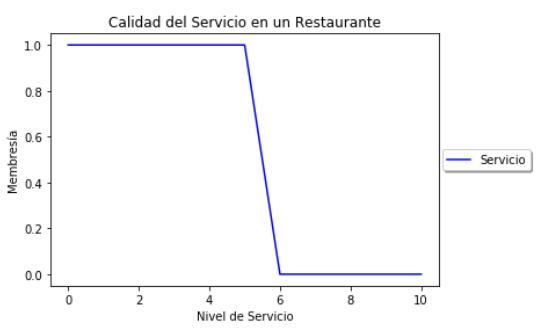

Source code (Python):
import numpy as np
import skfuzzy as sk
import matplotlib.pyplot as plt

x= np.arange(0, 11, 1)
vd_trapezoidal = sk.trapmf (x, [0,0,5,5])

plt.figure()
plt.plot(x, vd_trapezoidal, 'b', linewidth=1.5, label='Servicio')

plt.title('Calidad del servicio en un restaurante')
plt.ylabel('Membresia')
plt.xlabel('Nivel de servicio')
plt.legend(loc='center right', bbox_to_anchor=(1.25, 0.5), ncol=1, fancybox=True, shadow=True)
plt.show()
